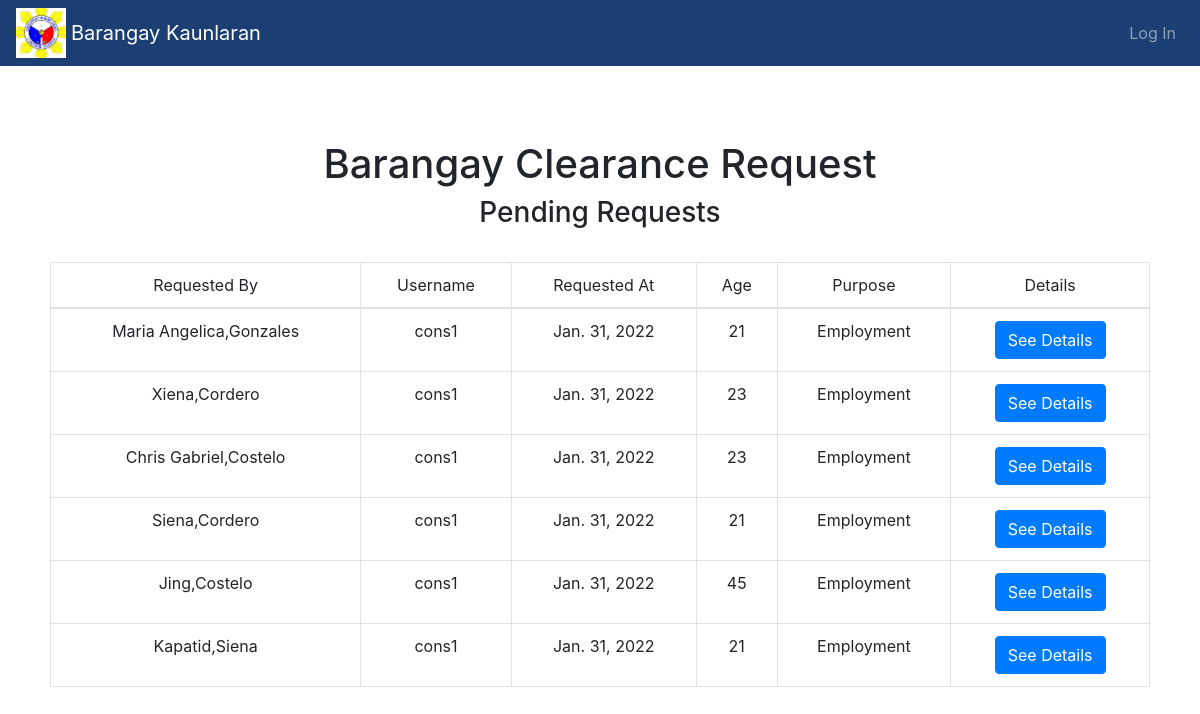
The app's page /staff/docu_Request/staffView_Clearance/ with its own data.
### documentRequest/models.py (models this page shows, shortened)
class docType(models.Model):
    is_Pending = models.BooleanField(default=True)
    is_Done = models.BooleanField(default=False)
    class Meta:
        abstract = True

class BrgyClearance(docType):
    first_name = models.CharField(max_length=100)
    last_name = models.CharField(max_length=100)
    middle_name = models.CharField(max_length=100)
    age = models.PositiveIntegerField()
    nationality = models.CharField(max_length=100)
    purpose = models.CharField(max_length=100)
    Address = models.CharField(max_length=255)
    email =  models.CharField(max_length=255)
    cedula = models.ImageField(null=True, blank=True, default = '#' ,upload_to="BrgyClearanceCedula/")
    requested_by = models.ForeignKey(User,on_delete=models.CASCADE)
    requested_at = models.DateField(default=datetime.date.today)

### accounts/models.py (models this page shows)
class User(AbstractUser):
    is_BrgyStaff = models.BooleanField(default=False)
    is_Constituent = models.BooleanField(default=False)

### documentRequest/views.py (the view)
# urls.py: path('staffView_Clearance/',views.clearanceListView,name='clearanceStaff'),
def clearanceListView(request):
    context = {}
    context["dataset"] = BrgyClearance.objects.filter(is_Pending=True)
    return render(request,'staffView_Clearance.html',context)

### documentRequest/templates/staffview_Clearance.html
{% extends "Staff_base.html"%}
{% load static %}
{% block content %}
    <div class="container-list" style="margin:50px 50px 50px 50px">
      <br>
      <h1 style="text-align:center">Barangay Clearance Request</h1>
      <h3 style="text-align:center">Pending Requests</h3>
      <br>
        <table class="table table-bordered text-center">
            <thead>
              <td>Requested By</td>
              <td>Username</td>
              <td>Requested At</td>
              <td>Age</td>
              <td>Purpose</td>
              <td>Details</td>
            </thead>
            <tbody>
              {%for docs in dataset%}
              <tr>
                <td>{{docs.first_name}},{{docs.last_name}}</td>
                <td>{{docs.requested_by}}</td>
                <td>{{docs.requested_at}}</td>
                <td>{{docs.age}}</td>
                <td>{{docs.purpose}}</td>
                <td><a href="{%url 'documentRequest:clearanceDetail' docs.pk%}" class="btn btn-primary">See Details</a></td>
              </tr>
              {%endfor%}
            </tbody>
          </table>
      </div>
{% endblock %}

### staffPage/templates/Staff_base.html (shortened to what this page needs)
{% load static %}
<html lang="en" dir="ltr">
  <head>
    <link rel="stylesheet" href="https://printjs-4de6.kxcdn.com/print.min.css">
    <link rel="stylesheet" href="{%static 'BrgySystem_WebBased/css/style.css'%}">
    <link rel="stylesheet" href="https://cdn.jsdelivr.net/npm/bootstrap-icons@1.7.2/font/bootstrap-icons.css">
    <link rel="stylesheet" href="https://cdn.jsdelivr.net/npm/bootstrap@4.6.1/dist/css/bootstrap.min.css">
  </head>
  <body>
    <nav class="navbar navbar-expand-lg navbar-dark">
      <img src="{%static 'BrgySystem_WebBased/images/logo.jpg'%}" width="50" height="50" class="d-inline-block align-top" alt="">
      <a class="navbar-brand" href="{% url 'Staff:staff_home' %}"> Barangay Kaunlaran</a>
    <div class="collapse navbar-collapse" id="navbarNav">
    <ul class="navbar-nav ml-auto">
      {% if user.is_authenticated %}
      <li class="nav-item">
        <a class="nav-link" href="{%url 'Post:staffList'%}">Announcements</a>
      </li>
      <li class="nav-item dropdown">
        <a class="nav-link dropdown-toggle" href="#" id="navbarDropdown" role="button" data-toggle="dropdown" aria-expanded="false">
          Process Documents
        </a>
        <div class="dropdown-menu" aria-labelledby="navbarDropdown">
          <a class="dropdown-item" href="{%url 'documentRequest:indigencyStaff'%}">Barangay Indigency</a>
          <a class="dropdown-item" href="{%url 'documentRequest:clearanceStaff'%}">Barangay Clearance</a>
          <a class="dropdown-item" href="{%url 'documentRequest:residencyStaff'%}">Barangay Residency</a>
        </div>
      </li>
      <li class="nav-item">
        <a class="nav-link" href="{%url 'Records:recordIndex'%}">Records</a>
      </li>
      <li class="nav-item">
        <a class="nav-link" href="{%url 'Staff:staffabout'%}">About Us</a>
      </li>
      <li class="nav-item">
        <a class="nav-link" href="{% url 'Accounts:Stafflogout'%}">Logout</a>
      </li>
      {% else %}
      <li class="nav-item">
        <a class="nav-link" href="{% url 'Accounts:Stafflogin'%}">Log In</a>
      </li>
      {% endif %}
      </ul>
    </div>
  </nav>
    <div>
      {% block content%}
      {% endblock %}
    </div>
</html>

### static/BrgySystem_WebBased/css/style.css (style rules this page uses)
.navbar { background-color: #1B3F73; }
.navbar-brand { margin-left: 5px; }
h3 { margin-top: 50px; }

### records on screen
BrgyClearance: first_name "Maria Angelica", last_name "Gonzales", requested_by "cons1", requested_at "Jan. 31, 2022", age "21", purpose "Employment"
BrgyClearance: first_name "Xiena", last_name "Cordero", requested_by "cons1", requested_at "Jan. 31, 2022", age "23", purpose "Employment"
BrgyClearance: first_name "Chris Gabriel", last_name "Costelo", requested_by "cons1", requested_at "Jan. 31, 2022", age "23", purpose "Employment"
BrgyClearance: first_name "Siena", last_name "Cordero", requested_by "cons1", requested_at "Jan. 31, 2022", age "21", purpose "Employment"
BrgyClearance: first_name "Jing", last_name "Costelo", requested_by "cons1", requested_at "Jan. 31, 2022", age "45", purpose "Employment"
BrgyClearance: first_name "Kapatid", last_name "Siena", requested_by "cons1", requested_at "Jan. 31, 2022", age "21", purpose "Employment"
